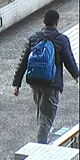
#> input picture dominant_color_extraction-master/dataset/0027.png, 80 x 160 px, found by its file name; its folder holds 4 pictures in this run
$ jupyter execute --allow-errors 'Dominant color detection.ipynb'
#> lines starting #> are read from the running program, lines starting #| are printed output that depends on the picture
[cell 1]
#!pip install opencv-python
from sklearn.cluster import KMeans
import numpy as np
import cv2
import matplotlib.pyplot as plt
import os

[cell 2]
images = []
def load_images_from_folder(folder):

    for filename in os.listdir(folder):
        img = cv2.imread(os.path.join(folder,filename))
#> img is the input picture: shape (160, 80, 3); mean B, G, R 141.7, 133.7, 124.7
        if img is not None:
            images.append(img)
    return images
folder="E:\dominant colour extraction\dominant_color_extraction-master\dataset"

load_images_from_folder(folder)

[cell 3]
'''img = cv2.imread("0029.png")#Reads an image into BGR Format
img2= cv2.imread("0027.png")
img3= cv2.imread("0028.png")
img4= cv2.imread("0029.png")
img = cv2.cvtColor(img, cv2.COLOR_BGR2RGB)
img2 = cv2.cvtColor(img, cv2.COLOR_BGR2RGB)
img3 = cv2.cvtColor(img, cv2.COLOR_BGR2RGB)
img4 = cv2.cvtColor(img, cv2.COLOR_BGR2RGB)'''

[cell 4]
# Flatten Each channel of the Image
c_img = images.copy()
print(type(c_img))
for i in range(0,len(c_img)-1):
    c_img[i]=np.reshape(c_img[i],(-1,3))
# c_img = np.reshape(c_img, (-1,3))
#print(type(c_img))
c_img[:10]

[cell 5]
kmeans = KMeans(n_clusters=7,random_state=2)

[cell 6]
for i in range(0,len(c_img)-1):
    print(kmeans.fit_predict(c_img[i]))

[cell 7]
#kmeans.fit_predict(c_img)

[cell 8]
centers = kmeans.cluster_centers_.astype(int)

print (centers)

[cell 9]
per = np.array(np.unique(kmeans.labels_, return_counts=True)[1], dtype=np.float32)
#> (the rest of this cell did not finish here and is left out)

[cell 10]
dom = [ [per[ix], centers[ix]] for ix in range(kmeans.n_clusters) ]
#print (dom)
DOM = sorted(dom, reverse=True)

print (DOM)

[cell 11]
plt.figure(figsize=(5,5))
#> (the rest of this cell did not finish here and is left out)

### Plotting what all colors are these :

[cell 12]
color_p = np.zeros((50,500,3)).astype(int)

start = 0
for ix in range(kmeans.n_clusters):
    width = int( (DOM[ix][0])*color_p.shape[1] )

    end = start+width
    color_p[:,start:end, :] = DOM[ix][1]
    start = end
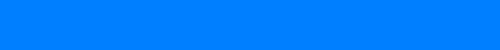
#> color_p: shape (50, 500, 3) int64; mean of channels 0, 1, 2 36, 35, 34; drawn with min black and max white

plt.imshow(color_p)
plt.show()
